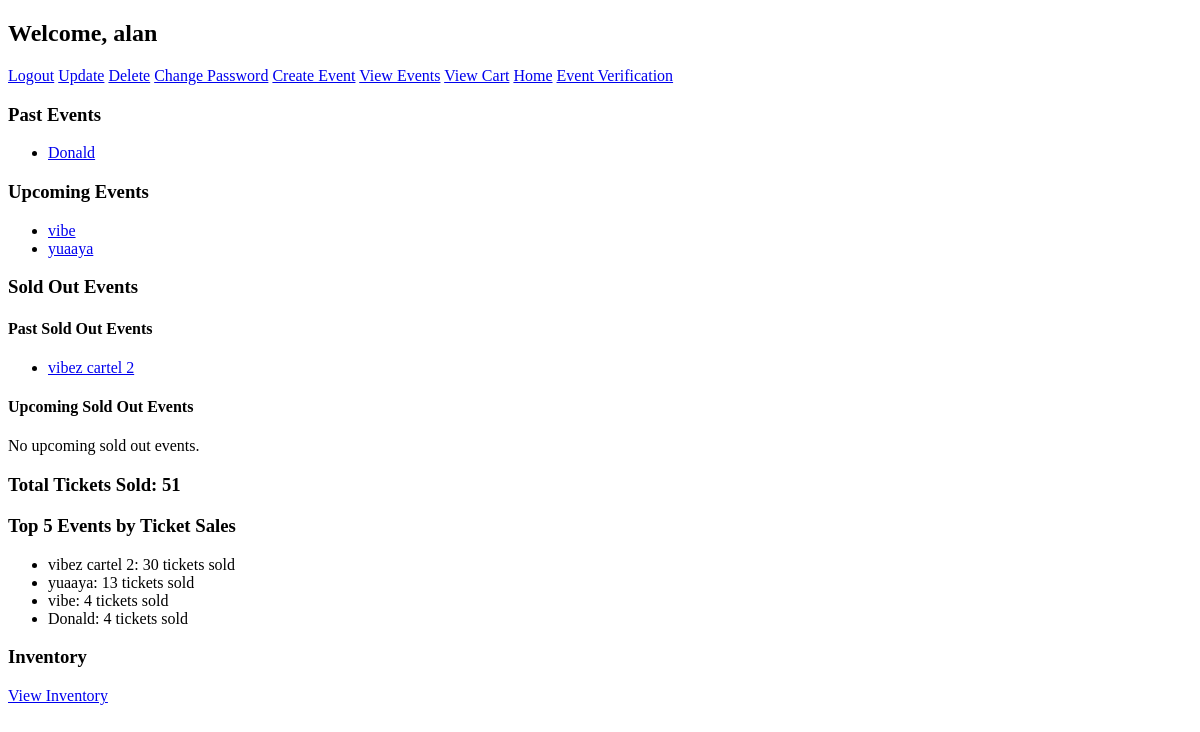
The page /vendors/dashboard/ (signed in) on the database as committed earlier.
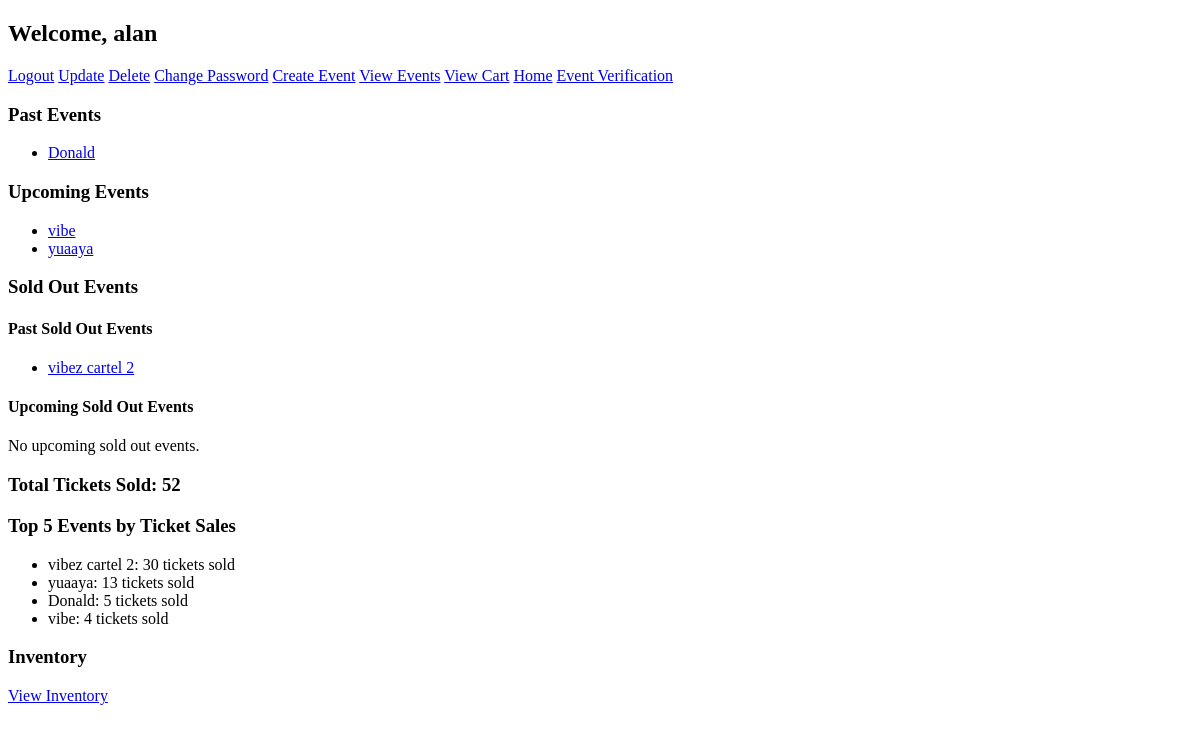
The same page on the database as committed later.
### vendors/models.py (models this page shows, shortened)
class Vendor(AbstractBaseUser, PermissionsMixin):
    username = models.CharField(max_length=30, unique=True)
    email = models.EmailField(unique=True)
    first_name = models.CharField(max_length=30)
    last_name = models.CharField(max_length=30)
    storename = models.CharField(max_length=50)
    store_phone = models.CharField(max_length=15)
    verification_code = models.CharField(max_length=6, null=True, blank=True)
    verification_code_created_at = models.DateTimeField(null=True, blank=True)
    is_active = models.BooleanField(default=True)
    is_admin = models.BooleanField(default=False)
    is_superuser = models.BooleanField(default=False)
    is_staff = models.BooleanField(default=False)
    is_vendor = models.BooleanField(default=True)
    objects = VendorManager()
    USERNAME_FIELD = 'username'
    REQUIRED_FIELDS = ['email', 'first_name', 'last_name', 'storename', 'store_phone']

### events/models.py (models this page shows, shortened)
class Event(models.Model):
    vendor = models.ForeignKey(Vendor, on_delete=models.CASCADE, related_name='events')  # Mandatory, linked to Vendor
    poster = models.ImageField(upload_to='event_posters/')  # Required field
    title = models.CharField(max_length=200)  # Required field
    description = models.TextField()  # Required field
    category = models.CharField(max_length=100)  # Required field (e.g., "conference", "concert")
    start_date = models.DateTimeField()  # Required field
    end_date = models.DateTimeField(null=True, blank=True)  # Optional field
    venue_name = models.CharField(max_length=100)  # Required field
    regular_price = models.DecimalField(max_digits=10, decimal_places=2)  # Required field
    sale_price = models.DecimalField(max_digits=10, decimal_places=2, null=True, blank=True)  # Optional field
    tickets_available = models.PositiveIntegerField(null=True, blank=True)  # Optional field
    tickets_sold = models.PositiveIntegerField(default=0)  # New field to track tickets sold

### vendors/decorators.py (the view)
    def _wrapped_view(request, *args, **kwargs):
        if request.user.is_authenticated and hasattr(request.user, 'is_vendor') and request.user.is_vendor:
            return view_func(request, *args, **kwargs)
        else:
            raise PermissionDenied("You are not allowed to access this page.")  # Return Permission Denied error

### templates/vendors/dashboard.html (shortened to what this page needs)
<!DOCTYPE html>
<html>
<head>
</head>
<body>
    <h2>Welcome, {{ user.username }}</h2>
    <a href="{% url 'logout' %}">Logout</a>
    <a href="{% url 'update_vendor' %}">Update</a>
    <a href="{% url 'delete_vendor' %}">Delete</a>
    <a href="{% url 'change_password' %}">Change Password</a>
    <a href="{% url 'create_event' %}">Create Event</a>
    <a href="{% url 'vendor_events' %}">View Events</a>
    <a href="{% url 'view_cart' %}">View Cart</a>
    <a href="{% url 'all_events' %}">Home</a>
    <a href="{% url 'verifiable_events'%}">Event Verification</a>
    <h3>Past Events</h3>
    {% if past_events %}
        <ul>
            {% for event in past_events %}
                <li><a href="{% url 'event_detail' event.id %}">{{ event.title }}</a></li>
            {% endfor %}
        </ul>
    {% else %}
        <p>No past events.</p>
    {% endif %}
    <h3>Upcoming Events</h3>
    {% if upcoming_events %}
        <ul>
            {% for event in upcoming_events %}
                <li><a href="{% url 'event_detail' event.id %}">{{ event.title }}</a></li>
            {% endfor %}
        </ul>
    {% else %}
        <p>No upcoming events.</p>
    {% endif %}
    <h3>Sold Out Events</h3>
    <h4>Past Sold Out Events</h4>
    {% if sold_out_past_events %}
        <ul>
            {% for event in sold_out_past_events %}
                <li><a href="{% url 'event_detail' event.id %}">{{ event.title }}</a></li>
            {% endfor %}
        </ul>
    {% else %}
        <p>No past sold out events.</p>
    {% endif %}
    <h4>Upcoming Sold Out Events</h4>
    {% if sold_out_upcoming_events %}
        <ul>
            {% for event in sold_out_upcoming_events %}
                <li><a href="{% url 'event_detail' event.id %}">{{ event.title }}</a></li>
            {% endfor %}
        </ul>
    {% else %}
        <p>No upcoming sold out events.</p>
    {% endif %}
    <h3>Total Tickets Sold: {{ total_tickets_sold }}</h3>
    <h3>Top 5 Events by Ticket Sales</h3>
    {% if top_5_events %}
        <ul>
            {% for event, tickets_sold in top_5_events %}
                <li>{{ event.title }}: {{ tickets_sold }} tickets sold</li>
            {% endfor %}
        </ul>
    {% else %}
        <p>No events available.</p>
    {% endif %}
    <h3>Inventory</h3>
    <a href="{% url 'view_inventory' %}">View Inventory</a>
</body>
</html>

Rows that differ between the two databases and show on the page:
changed Event "Donald": tickets_sold "4" → "5"; moves up the list
Other text that changed with them:
{{ total_tickets_sold }}: "51" → "52"
